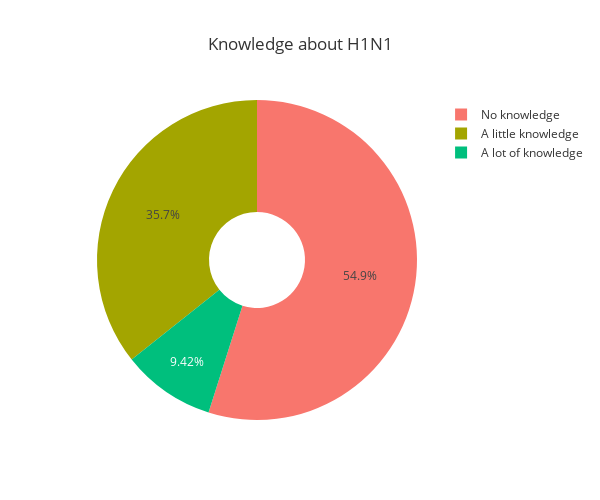

Here is the notebook cell this chart was saved with:
### Markdown cell above
- About every 10th is very concerned about H1N1, 16% are somewhat concerned.
- The vast majority is not at all or not very concerned. 
- This is in line with the findings for risk perception where we could see that risk awareness for H1N1 falls behind with regard to seasonal flu.

### Code cell
# Plotting knowledge about H1N1 
x_knowledge = df.h1n1_knowledge.value_counts(normalize=True)
x_knowledge_labels = ['No knowledge', 'A little knowledge', 'A lot of knowledge']

fig = px.pie(df, values=x_knowledge, names=x_knowledge_labels, title='Knowledge about H1N1', template='ggplot2', hole=0.3, width=600, height=500)
fig.show()
fig.write_image("../images/knowledge_h1n1.png")

### Figure 1 — Plotly figure (JSON) as saved in the notebook; plotly's stock layout.template omitted (floating-point values rounded to 4 significant figures)
{"data": [{"domain": {"x": [0, 1], "y": [0, 1]}, "hole": 0.3, "hovertemplate": "label=%{label}<br>value=%{value}<extra></extra>", "labels": ["No knowledge", "A little knowledge", "A lot of knowledge"], "legendgroup": "", "name": "", "showlegend": true, "type": "pie", "values": [0.549, 0.3568, 0.09424]}], "layout": {"height": 500, "legend": {"tracegroupgap": 0}, "title": {"text": "Knowledge about H1N1"}, "width": 600}}
